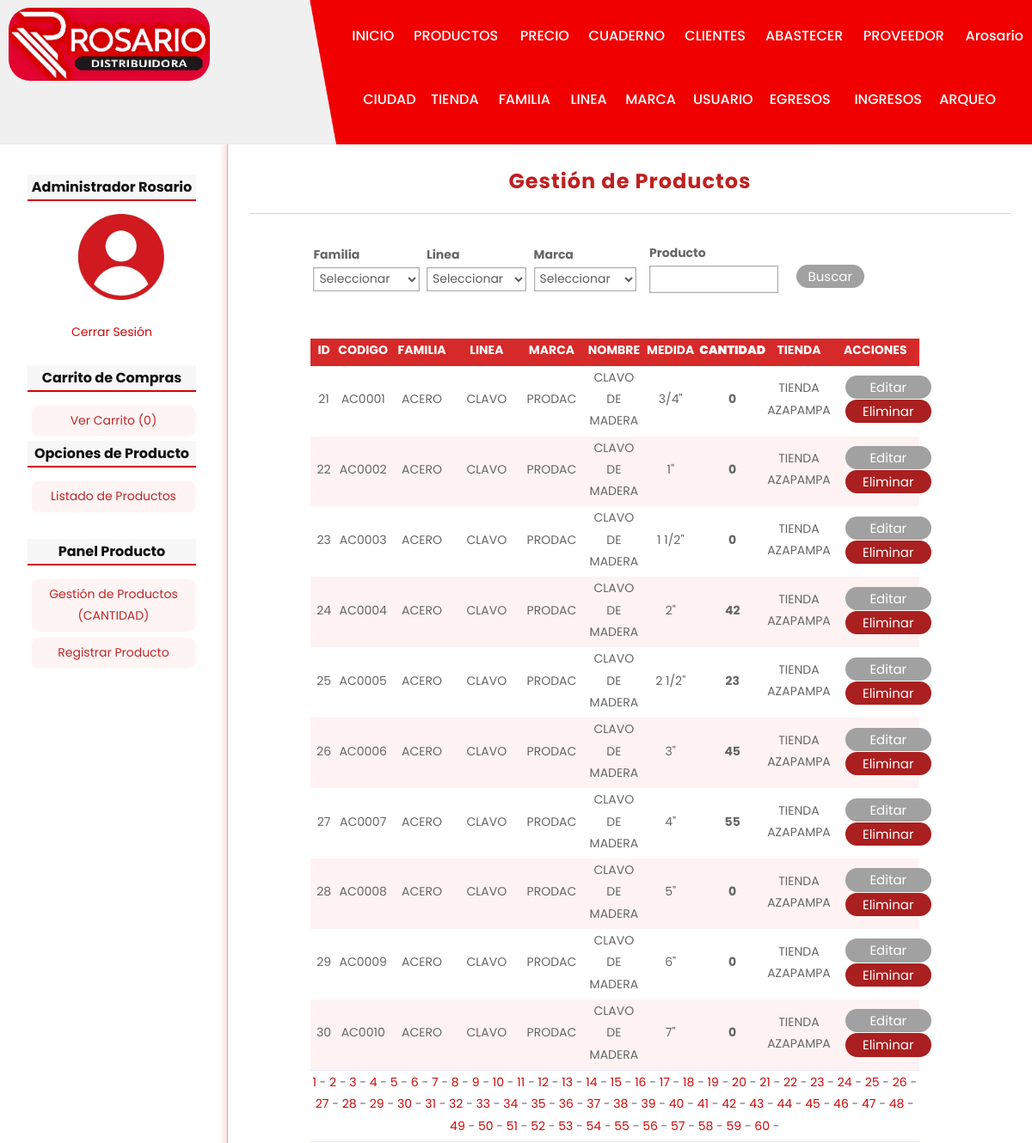
Page /producto/gestion&pag=3 (signed in, upper part) on the earlier database version.
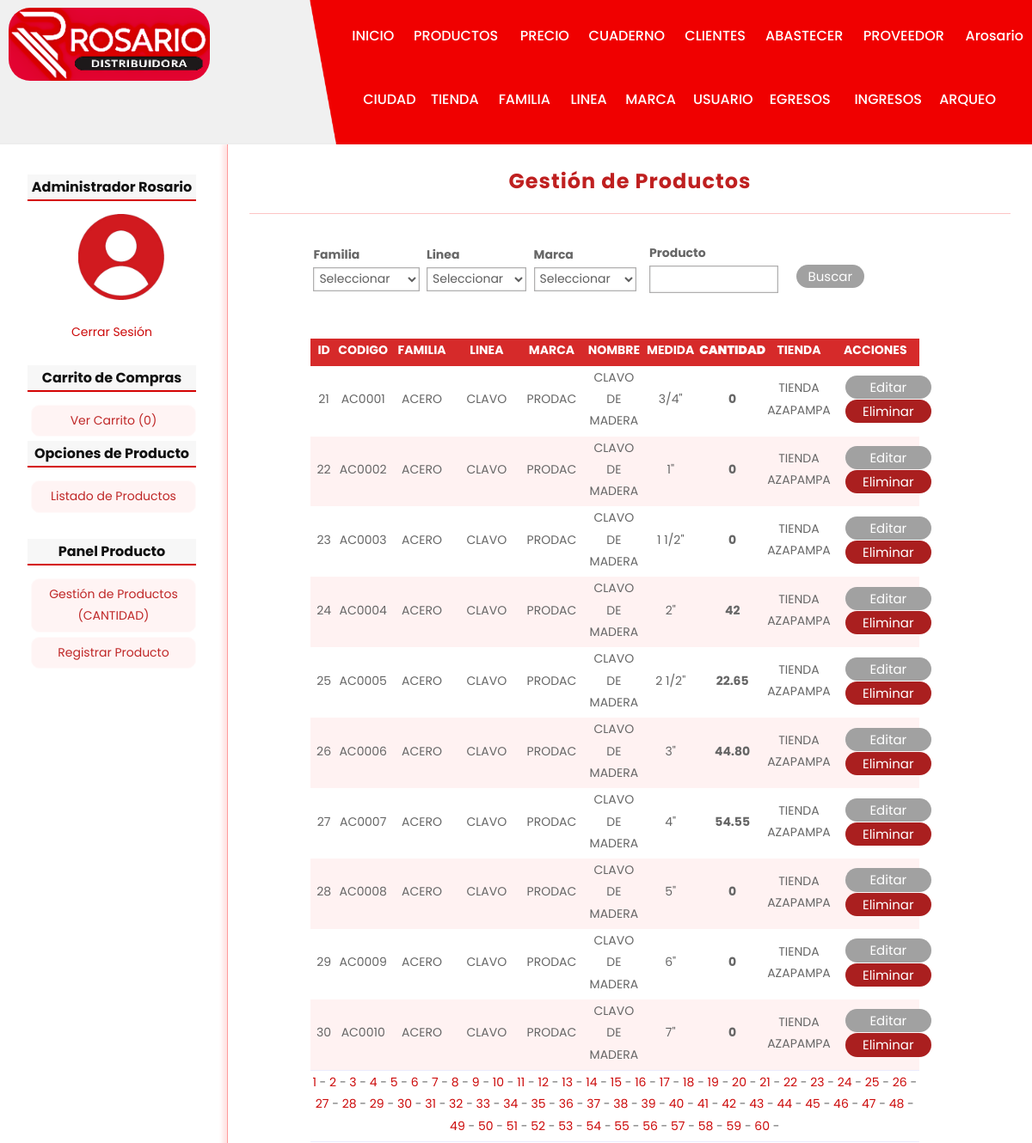
Same page on the later database version.
### tables this page shows
CREATE TABLE producto(
id              INT(255) AUTO_INCREMENT NOT NULL,
id_tienda       INT(255) NOT NULL,
id_familia      INT(255) NOT NULL,
id_linea        INT(255) NOT NULL,
id_marca        INT(255) NOT NULL,
id_descuento    INT(255) NOT NULL,
codigo          char(6),
nombre          VARCHAR(150) NOT NULL,
medida          VARCHAR(100) NOT NULL,
cantidad        FLOAT(100,2) NOT NULL,
paquete         INT(100),
imagen          VARCHAR(255),
preciob         FLOAT(100,2),
preciof         FLOAT(100,2),
precioc         FLOAT(100,2),
est             CHAR(1) NOT NULL,
CONSTRAINT pk_producto PRIMARY KEY(id),
CONSTRAINT fk_producto_tienda FOREIGN KEY(id_tienda) REFERENCES tienda(id),
CONSTRAINT fk_producto_familia FOREIGN KEY(id_familia) REFERENCES familia(id),
CONSTRAINT fk_producto_linea FOREIGN KEY(id_linea) REFERENCES linea(id),
CONSTRAINT fk_producto_marca FOREIGN KEY(id_marca) REFERENCES marca(id),
CONSTRAINT fk_producto_descuento FOREIGN KEY(id_descuento) REFERENCES descuento(id)
);

CREATE TABLE familia(
id              INT(255) AUTO_INCREMENT NOT NULL,
nombre          VARCHAR(150) NOT NULL,
est             char(1) NOT NULL,
CONSTRAINT pk_familia PRIMARY KEY(id)
);

CREATE TABLE linea(
id              INT(255) AUTO_INCREMENT NOT NULL,
nombre          VARCHAR(150) NOT NULL,
est             char(1) NOT NULL,
CONSTRAINT pk_linea PRIMARY KEY(id)
);

CREATE TABLE marca(
id              INT(255) AUTO_INCREMENT NOT NULL,
nombre          VARCHAR(150) NOT NULL,
est             char(1) NOT NULL,
CONSTRAINT pk_marca PRIMARY KEY(id)
);

CREATE TABLE tienda(
id              INT(255) AUTO_INCREMENT NOT NULL,
id_ciudad       INT(255) NOT NULL,
nombre          VARCHAR(150) NOT NULL,
direccion       VARCHAR(255) NOT NULL,
est             CHAR(1) NOT NULL,
CONSTRAINT pk_tienda PRIMARY KEY(id),
CONSTRAINT fk_tienda_ciudad FOREIGN KEY(id_ciudad) REFERENCES ciudad(id)
);

### controllers/ProductoController.php (called while the page is built, shortened)
<?Php
require_once 'models/producto.php';
Class productoController{
    public function gestion(){
        if(isset($_GET['pag'])){
            $pag = $_GET['pag'];
        }else{
            $pag = 1;
        }
        $limite = 10;
        $offset = ($pag-1)*$limite;
        $producto = new Producto();
        $producto->setOffset($offset);
        $producto->setLimite($limite);
        $prod = $producto->getAll();
        require_once 'views/producto/gestionpr.php';
    }
}
?>

### config/db.php (called while the page is built)
<?Php
Class Database{
    public static function connect(){
        $db = new mysqli('localhost', 'root', '', 'ferr_ros_h');
        $db->query("SET NAMES 'utf8'");
        return $db;
    }
}
?>

### models/producto.php (called while the page is built, shortened)
<?Php
class producto{
    private $limite;
    private $offset;
    private $db;
    public function __construct(){
        $this->db = Database::connect();
    }
    function getLimite(){
        return $this->limite;
    }
    function getOffset(){
        return $this->offset;
    }
    function setLimite($limite){
        $this->limite = $limite;
    }
    function setOffset($offset){
        $this->offset = $offset;
    }
    public function getAll(){
        $sql = "SELECT p.*, t.nombre as 'tienda', f.nombre as 'familia', l.nombre as 'linea', m.nombre as 'marca' FROM producto p "
                . "INNER JOIN tienda t ON t.id = p.id_tienda "
                . "INNER JOIN familia f ON f.id = p.id_familia "
                . "INNER JOIN linea l ON l.id = p.id_linea "
                . "INNER JOIN marca m ON m.id = p.id_marca "
                . "WHERE p.est = 'H' ORDER BY p.id LIMIT {$this->getOffset()},{$this->getLimite()};";
        $producto = $this->db->query($sql);
        return $producto;
    }
}
?>

### views/producto/gestionpr.php (the view, shortened to what the changed rows need)
<h1>Gestión de Productos</h1>
<form action="<?=base_url?>producto/filtrogestion" method="POST" enctype="multipart/form-data">
    <table style="width: 75%; text-align: left; border: none;">
        <tr>
            <th style="width:200px;">
            <label class="frm" for="familia">Familia</label>
                <select name="familia" id="">
                    <option value="">Seleccionar</option>
                </select>
            </th>
            <th style="width:200px;">
                <label class="frm" for="linea">Linea</label>
                <select name="linea" id="">
                    <option value="">Seleccionar</option>
                </select>
            </th>
            <th style="width:200px;">
                <label class="frm" for="marca">Marca</label>
                <select name="marca" id="">
                    <option value="">Seleccionar</option>
                </select>
            </th>
            <th style="width:200px;">
                <label class="frm" style="margin-left:5%;" for="nombre">Producto</label>
                <input style="margin-left:5%; width:150px;" type="text"  name="nombre" class="fildt"/>
            </th>
            <th>
            <div class="fila-2" style="margin-right: 13%; margin-top: 30px;">
                <input type="submit" value="Buscar" class="button solid-colort">
            </div>
            </th>
        </tr>
    </table>
</form>
<br><br>
<table class="tablita">
    <tr>
        <th style="width: 40px;">ID</th>
        <th style="width: 40px;">CODIGO</th>
        <th style="width: 40px;">FAMILIA</th>
        <th style="width: 90px;">LINEA</th>
        <th style="width: 90px;">MARCA</th>
        <th style="width: 70px;">NOMBRE</th>
        <th style="width: 70px;">MEDIDA</th>
        <th style="width: 40px;"><b>CANTIDAD</b></th>
        <th style="width: 40px;">TIENDA</th>
        <th style="width: 40px;">ACCIONES</th>
    </tr>
    <?Php while($pr = $prod->fetch_object()): ?>
    <tr>
        <td style="width: 40px;"><?=$pr->id?></td>
        <td style="width: 40px;"><?=$pr->codigo?></td>
        <td style="width: 90px;"><?=$pr->familia?></td>
        <td style="width: 90px;"><?=$pr->linea?></td>
        <td style="width: 70px;"><?=$pr->marca?></td>
        <td style="width: 70px;"><?=$pr->nombre?></td>
        <td style="width: 70px;"><?=$pr->medida?></td>
        <?Php
        $unidades = $pr->cantidad;
        if (floor($unidades) == $unidades){
            $cantidad = number_format($unidades, 0);
        }else{
            $cantidad = number_format($unidades, 2);
        }
    ?>
        <td style="width: 70px;"><b><?=$cantidad?></b></td>
        <td style="width: 70px;"><?=$pr->tienda?></td>
        <td style="width: 40px;">
            <a href="<?=base_url?>producto/editar&id=<?=$pr->id?>" class="button solid-colort">Editar</a>
            <a href="<?=base_url?>producto/eliminar&id=<?=$pr->id?>" class="button extra-colort">Eliminar</a>
        </td>
    </tr>
    <?Php endwhile; ?>
</table>

Differences in the rows shown:
changed producto "AC0005": cantidad "23" → "22.65"
changed producto "AC0006": cantidad "45" → "44.80"
changed producto "AC0007": cantidad "55" → "54.55"
